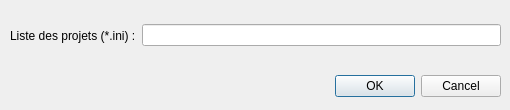
<?xml version="1.0" encoding="UTF-8"?>
<ui version="4.0">
 <class>ProjectLauncherDialogBase</class>
 <widget class="QDialog" name="ProjectLauncherDialogBase">
  <property name="geometry">
   <rect>
    <x>0</x>
    <y>0</y>
    <width>510</width>
    <height>110</height>
   </rect>
  </property>
  <property name="minimumSize">
   <size>
    <width>510</width>
    <height>110</height>
   </size>
  </property>
  <property name="maximumSize">
   <size>
    <width>510</width>
    <height>110</height>
   </size>
  </property>
  <property name="windowTitle">
   <string>Project Launcher</string>
  </property>
  <widget class="QDialogButtonBox" name="button_box">
   <property name="geometry">
    <rect>
     <x>20</x>
     <y>70</y>
     <width>481</width>
     <height>32</height>
    </rect>
   </property>
   <property name="orientation">
    <enum>Qt::Horizontal</enum>
   </property>
   <property name="standardButtons">
    <set>QDialogButtonBox::Cancel|QDialogButtonBox::Ok</set>
   </property>
  </widget>
  <widget class="QWidget" name="horizontalLayoutWidget">
   <property name="geometry">
    <rect>
     <x>10</x>
     <y>10</y>
     <width>491</width>
     <height>51</height>
    </rect>
   </property>
   <layout class="QHBoxLayout" name="horizontalLayout">
    <item>
     <widget class="QLabel" name="projects_list_label">
      <property name="text">
       <string>Liste des projets (*.ini) :</string>
      </property>
     </widget>
    </item>
    <item>
     <widget class="QLineEdit" name="projects_list">
      <property name="enabled">
       <bool>true</bool>
      </property>
     </widget>
    </item>
   </layout>
  </widget>
 </widget>
 <tabstops>
  <tabstop>projects_list</tabstop>
  <tabstop>button_box</tabstop>
 </tabstops>
 <resources/>
 <connections>
  <connection>
   <sender>button_box</sender>
   <signal>accepted()</signal>
   <receiver>ProjectLauncherDialogBase</receiver>
   <slot>accept()</slot>
   <hints>
    <hint type="sourcelabel">
     <x>20</x>
     <y>20</y>
    </hint>
    <hint type="destinationlabel">
     <x>20</x>
     <y>20</y>
    </hint>
   </hints>
  </connection>
  <connection>
   <sender>button_box</sender>
   <signal>rejected()</signal>
   <receiver>ProjectLauncherDialogBase</receiver>
   <slot>reject()</slot>
   <hints>
    <hint type="sourcelabel">
     <x>20</x>
     <y>20</y>
    </hint>
    <hint type="destinationlabel">
     <x>20</x>
     <y>20</y>
    </hint>
   </hints>
  </connection>
 </connections>
</ui>
